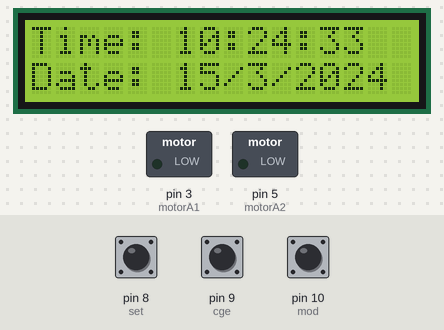
A sketch run on a simulated Arduino Uno, built with avr-gcc and run on an emulated ATmega328P. On the bench: 16×2 character LCD, switched loads named in the sketch (green lamp = pin HIGH). The test bench sets the inputs (shaded band); at power-on: pin 10 (mod) HIGH, pin 8 (set) HIGH, pin 9 (cge) HIGH. The local clock reads 2024-03-15 10:24:30 at power-on unless the sketch sets it; EEPROM starts erased.

Above: at 3.2 s.
3.3 s: pin 10 (mod) pulled LOW for 0.25 s
At 5.5 s:
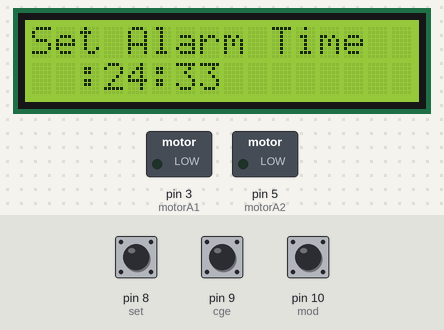
5.6 s: pin 8 (set) pulled LOW for 3.2 s
At 9.12 s:
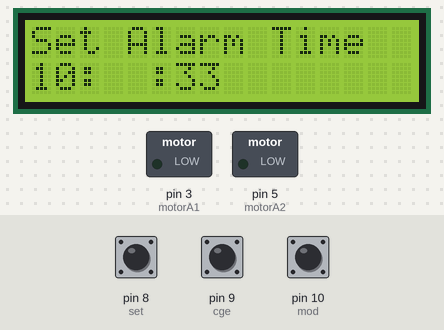
10.5 s: pin 8 (set) pulled LOW for 1 s
At 13.1 s:
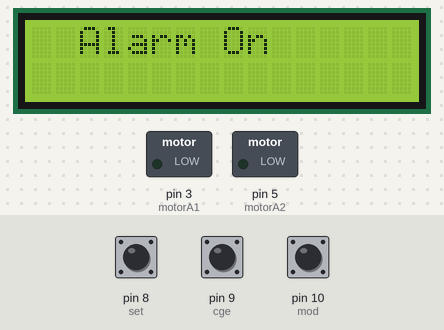
14.5 s: pin 8 (set) pulled LOW for 0.25 s
At 14.7 s:
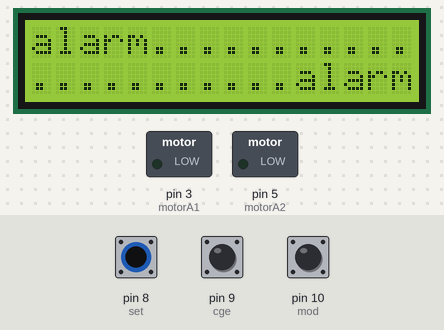
16.3 s: pin 10 (mod) pulled LOW for 1 s
At 16.77 s:
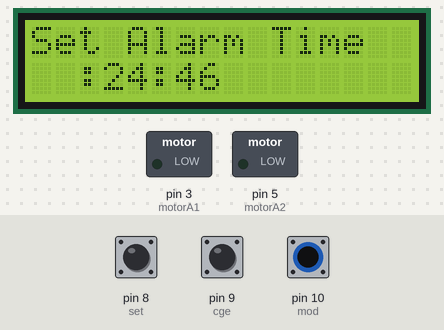
18.8 s: pin 9 (cge) pulled LOW for 0.25 s
At 19.16 s:
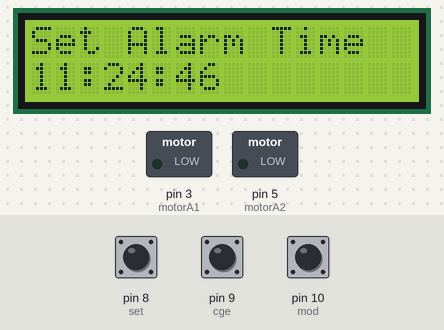
Timing chart, 0 to 21.5 s (numbered marks = the images above; inputs shaded):
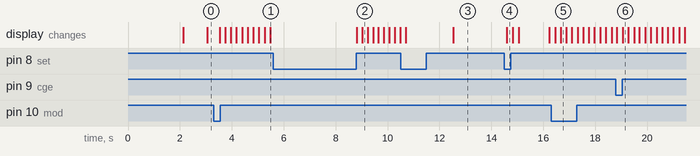

The sketch:

Alarm_Motor1.ino
```cpp
#include <Wire.h>
#include<EEPROM.h>
#include <RTClib.h>
#include <LiquidCrystal_I2C.h>
LiquidCrystal_I2C lcd(0x27, 16, 2);
RTC_DS3231 RTC;
int tmp,Inc,hor,mIn,add=11;
int set=8;
int cge=9;
int mod=10;
int off=0;
int motorA1 = 3;
int motorA2 = 5;
int motorB1 = 6;
int motorB2 = 11;
int Hor,Min,Sec;
///////////////////////////////////////Function to adjust the time//////////////////////////////////
void time()
{
    int tmp=1,mins=0,hors=0,secs=0;
    while(tmp==1)
    {
     off=0;
     if(digitalRead(cge)==0)
     {
      Hor++;
      if(Hor==24)
      {
       Hor=0;
      }
     }
     lcd.clear();
     lcd.setCursor(0,0);
     lcd.print("Set Alarm Time ");

    lcd.setCursor(0,1);
    if(Hor<=9)
    lcd.print("0");
    lcd.print(Hor);
    lcd.print(":");
    lcd.print(Min);
    lcd.print(":");
    lcd.print(Sec);
    delay(200);
    lcd.setCursor(0,1);
    lcd.print("  ");
    lcd.print(":");
    lcd.print(Min);
    lcd.print(":");
    lcd.print(Sec);
    delay(200);
    if(digitalRead(set)==0)
    {
      hor=Hor;
      EEPROM.write(add++,hor);
     tmp=2;
     while(digitalRead(set)==0);
    }
    }

    while(tmp==2)
    {
     if(digitalRead(cge)==0)
     {
      Min++;
      if(Min==60)
      {Min=0;}
     }
    lcd.setCursor(0,1);
    lcd.print(Hor);
    lcd.print(":");
     if(Min<=9)
    lcd.print("0");
    lcd.print(Min);
    lcd.print(":");
    lcd.print(Sec);
    lcd.print("  ");
    delay(200);
     lcd.setCursor(0,1);
    lcd.print(Hor);
    lcd.print(":");
    lcd.print("  ");
    lcd.print(":");
    lcd.print(Sec);
    lcd.print("  ");
    delay(200);
      if(digitalRead(set)==0)
      {
       mIn=Min;
       EEPROM.write(add++, mIn);
       tmp=0;
       while(digitalRead(set)==0);
      }
    }
    off=1;
    delay(10);
}
///////////////////////////////////////////function to sound the MotorA1zer//////////////////////////////////
void MotorA1()
{
  if(digitalRead(set)==0)
  off=0;
  if(off==1)
  {
    digitalWrite(motorA1, HIGH);
    digitalWrite(motorA2, LOW);
    digitalWrite(motorB1, HIGH);
    digitalWrite(motorB2, LOW);
    delay(2000);

    digitalWrite(motorA1, LOW);
    digitalWrite(motorA2, HIGH);
    digitalWrite(motorB1, LOW);
    digitalWrite(motorB2, HIGH);
    delay(2000);

    digitalWrite(motorA1, LOW);
    digitalWrite(motorA2, LOW);
    digitalWrite(motorB1, LOW);
    digitalWrite(motorB2, LOW);
  }
}
//////////////////////////////////////////function to compare the alarm time with current RTC time//////////////////
void TimeCheck()
{
  int tem[17];
  for(int i=11;i<17;i++)
  {
    tem[i]=EEPROM.read(i);
  }
  if(Hor == tem[11] && Min == tem[12] && off==1)
  {
   add=11;
   MotorA1();
   MotorA1();
   lcd.clear();
   lcd.print("alarm...........");
   lcd.setCursor(0,1);
   lcd.print("...........alarm");
   MotorA1();
   MotorA1();
    }
}
////////////////////////////////////////////////////////////setup///////////////////////////
void setup()
{
 Wire.begin();
 RTC.begin();
 lcd.init();
 lcd.backlight();
 pinMode(cge, INPUT);
 pinMode(set, INPUT);
 pinMode(mod, INPUT);
 pinMode(motorA1, OUTPUT);
 pinMode(motorA2, OUTPUT);
 digitalWrite(motorA1, LOW);
 digitalWrite(motorA2, LOW);
 digitalWrite(set, HIGH);
 digitalWrite(mod, HIGH);
 digitalWrite(cge, HIGH);

   lcd.setCursor(0,0);
   lcd.print("ELECTRONICS HUB");
   lcd.setCursor(0,1);
   lcd.print("  Alarm Clock  ");
   delay(2000);

// RTC.adjust(DateTime(__DATE__,__TIME__));
}
////////////////////////////////////////////////////////////loop/////////////////////////////////////
void loop()
{
   DateTime now = RTC.now();
   if(digitalRead(mod) == 0)
   {
    current();
    time();
    delay(1000);
    lcd.clear();
    lcd.setCursor(0,0);
    lcd.print("  Alarm On");
    delay(2000);
   }
 lcd.clear();
 lcd.setCursor(0,0);
 lcd.print("Time:");
 lcd.setCursor(6,0);
 Hor=now.hour(),DEC;
 if(Hor<=9)
 {
  lcd.print("0");
  lcd.print(Hor=now.hour(),DEC);
 }
 else
 lcd.print(Hor=now.hour(),DEC);
 lcd.print(":");
 Min=now.minute(),DEC;
 if(Min<=9)
 {
 lcd.print("0");
 lcd.print(Min=now.minute(),DEC);
 }
 else
 lcd.print(Min=now.minute(),DEC);

 lcd.print(":");
 Sec=now.second(),DEC;
 if(Sec<=9)
 {
  lcd.print("0");
  lcd.print(Sec=now.second(),DEC);
 }
 else
 lcd.print(Sec=now.second(),DEC);
 lcd.setCursor(0,1);
 lcd.print("Date: ");
 lcd.print(now.day(),DEC);
 lcd.print("/");
 lcd.print(now.month(),DEC);
 lcd.print("/");
 lcd.print(now.year(),DEC);
 TimeCheck();
 delay(200);
}
///////////////////////////////////////////////////////function to get current RTC time//////////////////////////////
void current()
{
  lcd.setCursor(0,1);
  lcd.print(Hor);
  lcd.print(":");
  lcd.print(Min);
  lcd.print(":");
  lcd.print(Sec);
}
```

Measured:
- after the input at 3.3 s, the display: first changes after 0.23 s (image 1 shows a later state)
- after the input at 14.5 s, pin 3 (motorA1): stays LOW (without the input it goes to HIGH after 0.05 s); the display: changes after 0.09 s (image 4)
- after the input at 16.3 s, the display: first changes after 0.16 s (image 5 shows a later state)
- after the input at 18.8 s, the display: first differs from a run without the input after 0.26 s (image 6)
